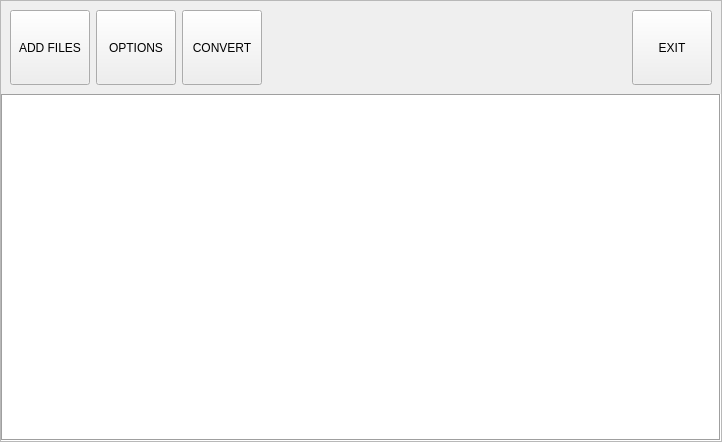
<?xml version="1.0" encoding="UTF-8"?>
<ui version="4.0">
 <class>MainWidget</class>
 <widget class="QWidget" name="MainWidget">
  <property name="geometry">
   <rect>
    <x>0</x>
    <y>0</y>
    <width>722</width>
    <height>442</height>
   </rect>
  </property>
  <property name="windowTitle">
   <string>ROADConverter</string>
  </property>
  <property name="styleSheet">
   <string notr="true"/>
  </property>
  <layout class="QVBoxLayout" name="verticalLayout">
   <property name="leftMargin">
    <number>0</number>
   </property>
   <property name="topMargin">
    <number>0</number>
   </property>
   <property name="rightMargin">
    <number>0</number>
   </property>
   <property name="bottomMargin">
    <number>0</number>
   </property>
   <item>
    <widget class="QFrame" name="frame">
     <property name="frameShape">
      <enum>QFrame::StyledPanel</enum>
     </property>
     <property name="frameShadow">
      <enum>QFrame::Sunken</enum>
     </property>
     <property name="lineWidth">
      <number>10</number>
     </property>
     <property name="midLineWidth">
      <number>10</number>
     </property>
     <layout class="QVBoxLayout" name="verticalLayout_2">
      <property name="spacing">
       <number>0</number>
      </property>
      <property name="leftMargin">
       <number>0</number>
      </property>
      <property name="topMargin">
       <number>0</number>
      </property>
      <property name="rightMargin">
       <number>0</number>
      </property>
      <property name="bottomMargin">
       <number>0</number>
      </property>
      <item>
       <widget class="QWidget" name="widget" native="true">
        <property name="minimumSize">
         <size>
          <width>0</width>
          <height>93</height>
         </size>
        </property>
        <property name="autoFillBackground">
         <bool>false</bool>
        </property>
        <layout class="QHBoxLayout" name="horizontalLayout">
         <property name="spacing">
          <number>6</number>
         </property>
         <property name="leftMargin">
          <number>9</number>
         </property>
         <property name="topMargin">
          <number>9</number>
         </property>
         <property name="rightMargin">
          <number>9</number>
         </property>
         <property name="bottomMargin">
          <number>9</number>
         </property>
         <item>
          <widget class="QPushButton" name="addfilespushButton">
           <property name="minimumSize">
            <size>
             <width>75</width>
             <height>75</height>
            </size>
           </property>
           <property name="text">
            <string>ADD FILES</string>
           </property>
          </widget>
         </item>
         <item>
          <widget class="QPushButton" name="optionspushButton">
           <property name="minimumSize">
            <size>
             <width>75</width>
             <height>75</height>
            </size>
           </property>
           <property name="text">
            <string>OPTIONS</string>
           </property>
          </widget>
         </item>
         <item>
          <widget class="QPushButton" name="convertpushButton">
           <property name="minimumSize">
            <size>
             <width>75</width>
             <height>75</height>
            </size>
           </property>
           <property name="text">
            <string>CONVERT</string>
           </property>
          </widget>
         </item>
         <item>
          <spacer name="horizontalSpacer">
           <property name="orientation">
            <enum>Qt::Horizontal</enum>
           </property>
           <property name="sizeHint" stdset="0">
            <size>
             <width>40</width>
             <height>20</height>
            </size>
           </property>
          </spacer>
         </item>
         <item>
          <widget class="QPushButton" name="exitpushButton">
           <property name="minimumSize">
            <size>
             <width>75</width>
             <height>75</height>
            </size>
           </property>
           <property name="text">
            <string>EXIT</string>
           </property>
          </widget>
         </item>
        </layout>
       </widget>
      </item>
      <item>
       <widget class="QListView" name="listAudioTrackView">
        <property name="autoFillBackground">
         <bool>false</bool>
        </property>
        <property name="frameShape">
         <enum>QFrame::Box</enum>
        </property>
        <property name="dragDropMode">
         <enum>QAbstractItemView::DragDrop</enum>
        </property>
        <property name="defaultDropAction">
         <enum>Qt::CopyAction</enum>
        </property>
        <property name="horizontalScrollMode">
         <enum>QAbstractItemView::ScrollPerPixel</enum>
        </property>
        <property name="movement">
         <enum>QListView::Snap</enum>
        </property>
        <property name="isWrapping" stdset="0">
         <bool>false</bool>
        </property>
        <property name="resizeMode">
         <enum>QListView::Adjust</enum>
        </property>
        <property name="layoutMode">
         <enum>QListView::Batched</enum>
        </property>
        <property name="wordWrap">
         <bool>false</bool>
        </property>
       </widget>
      </item>
     </layout>
    </widget>
   </item>
  </layout>
 </widget>
 <layoutdefault spacing="6" margin="11"/>
 <resources/>
 <connections>
  <connection>
   <sender>exitpushButton</sender>
   <signal>clicked()</signal>
   <receiver>MainWidget</receiver>
   <slot>close()</slot>
   <hints>
    <hint type="sourcelabel">
     <x>674</x>
     <y>47</y>
    </hint>
    <hint type="destinationlabel">
     <x>360</x>
     <y>220</y>
    </hint>
   </hints>
  </connection>
 </connections>
</ui>
